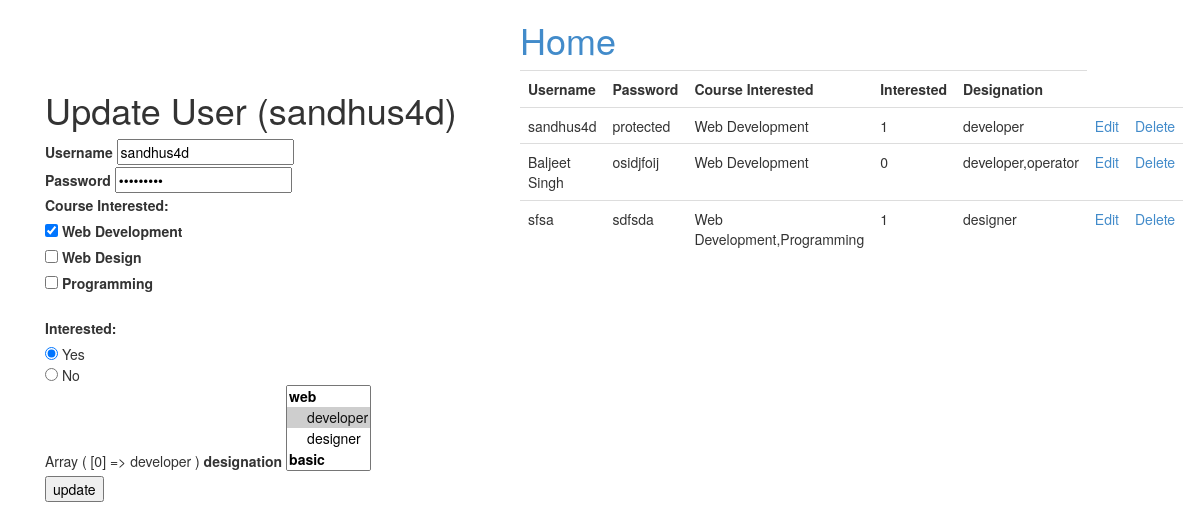
Page /update.php?id=7 on the committed database.
### tables this page shows
CREATE TABLE IF NOT EXISTS `users` (
  `username` varchar(100) NOT NULL,
  `password` varchar(100) NOT NULL,
  `interested` int(10) NOT NULL,
  `course_interested` varchar(100) NOT NULL,
  `designation` varchar(100) NOT NULL,
  `id` int(11) NOT NULL AUTO_INCREMENT,
  PRIMARY KEY (`id`)
);

### update.php (the view, shortened to what this page needs)
<?php
include 'dbconnect.php';
$current_user = $_GET['id'];
$update_user = "select * from users where id=$current_user limit 1";
if($result = mysqli_query($conn, $update_user)){
	while($row = mysqli_fetch_row($result)){
		$username = $row[0];
		$password = $row[1];
		$interested = $row[2];
		$course_interested = $row[3];
		$designation = $row[4];
	}
}
 ?>
<!DOCTYPE html>
<html lang="en">
<head>
	<link rel="stylesheet" href="css/bootstrap.min.css">
	<link rel="stylesheet" href="css/app.css">
</head>
<body>
<div class="container">
<div class="col-md-3 col-md-offset-5">
		<h1><a href="http://localhost/php%20basics/">Home</a></h1>
	</div>
	<div class="col-md-5">
	<h1>Update User (<?php echo $username; ?>)</h1>
			<form name="user_form" action="update.php" method="GET">
				<label for="username">Username</label>
				<input type="text" id="username" name="username" placeholder="Enter username" value="<?php echo $username; ?>">
				<br>
				<label for="password">Password</label>
				<input type="password" id="password" name="password" placeholder="Enter password" value="<?php echo $password; ?>">
				<br>
				<?php
					$courses = explode(",", $course_interested);
				?>
				<label for="q1">Course Interested:</label><br>
				<input type="checkbox" name="q1[]" id="user_interest" value="Web Development" <?php if(isset($courses[0])) echo 'checked="checked"'; ?>>
				<label>Web Development</label><br>
				<input type="checkbox" name="q1[]" id="user_interest" value="Web Design"  <?php if(isset($courses[1])) echo 'checked="checked"'; ?>>
				<label>Web Design</label><br>
				<input type="checkbox" name="q1[]" id="user_interest" value="Programming"  <?php if(isset($courses[2])) echo 'checked="checked"'; ?>>
				<label>Programming</label><br>
				<br>
				<label>Interested:</label><br>
				<input type="radio" name="interested" value="1" <?php if($interested == "1") echo 'checked="checked"'; ?>> Yes <br>
				<input type="radio" name="interested" value="0" <?php if($interested == "0") echo 'checked="checked"'; ?>> No <br>
				<?php
					$designations = explode(",", $designation);
					print_r($designations);
				?>
				<label for="designation">designation</label>
				<select id="designation" name="designation[]" multiple>
					<optgroup label="web">
						<option value="developer"  <?php if(isset($designations[0])) echo 'selected="selected"'; ?>>developer</option>
					<option value="designer" <?php if(isset($designations[1])) echo 'selected="selected"'; ?>>designer</option>
					</optgroup>
					<optgroup label="basic" <?php if(isset($designations[2])) echo 'selected="selected"'; ?>>
						<option value="operator">operator</option>
					</optgroup>
				</select><br>
				<input name="update" type="submit" value="update">
			</form>
		</div>
		<div class="col-md-7">
			<table class="table">
				<tr>
					<th>Username</th>
					<th>Password</th>
					<th>Course Interested</th>
					<th>Interested</th>
					<th>Designation</th>
				</tr>
					<?php
						$select_users = "select * from users";
						$result_select_users = mysqli_query($conn, $select_users);
						while ($row = mysqli_fetch_assoc($result_select_users)) {
							echo "<tr>";
							echo "<td>". $row['username']. "</td>";
							echo "<td>". $row['password']. "</td>";
							echo "<td>". $row['course_interested']. "</td>";
							echo "<td>". $row['interested']. "</td>";
							echo "<td>". $row['designation']. "</td>";
							echo "<td><a href=update.php?id=$row[id]>Edit</a></td>";
							echo "<td><a href=delete.php?id=$row[id] onClick=deleteRecord()>Delete</a></td>";
						}
					 ?>
			</table>
		</div>
</div>
</body>
</html>

### rows in the picture
users: username "sandhus4d", interested "☑", password "protected", course_interested "Web Development", interested "1", designation "developer"
users: username "Baljeet Singh", password "osidjfoij", course_interested "Web Development", interested "0", designation "developer,operator"
users: username "sfsa", password "sdfsda", course_interested "Web Development,Programming", interested "1", designation "designer"
